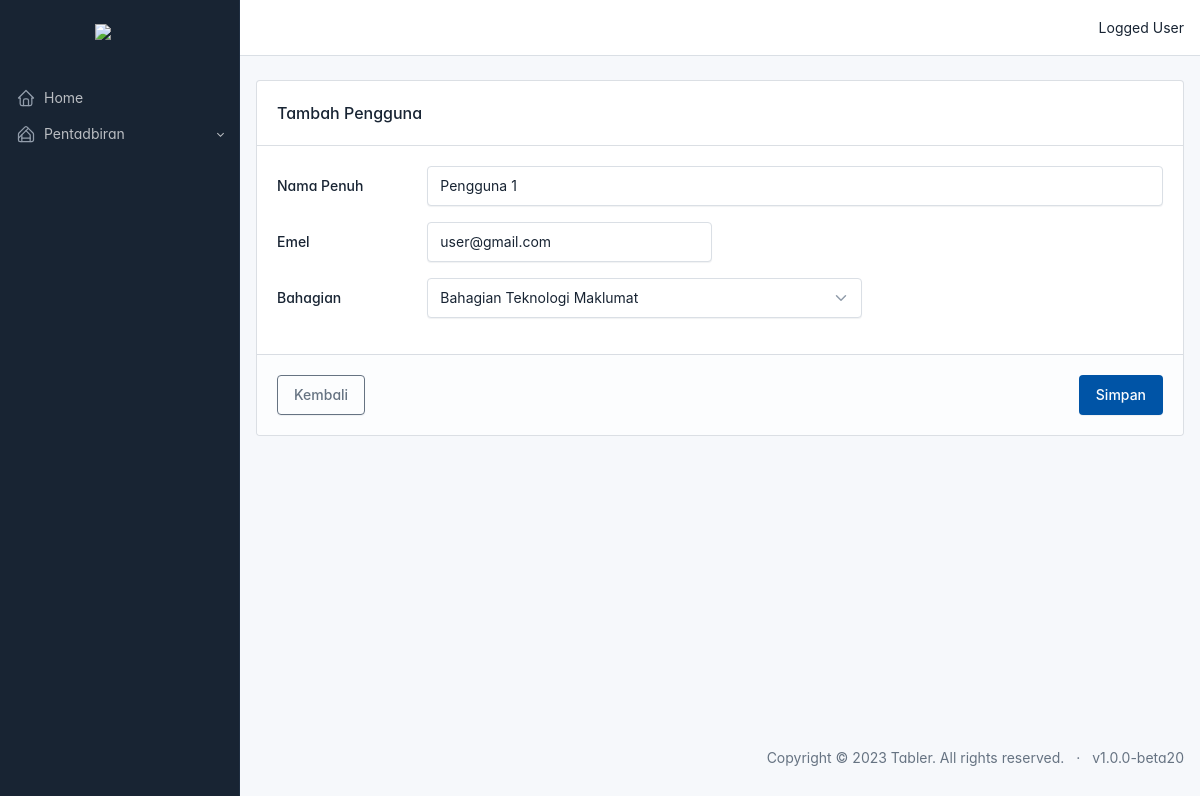
Page /pengguna/edit.php?id=1 on the committed database.
### tables this page shows
CREATE TABLE IF NOT EXISTS `users` (
  `id` int unsigned NOT NULL AUTO_INCREMENT,
  `name` varchar(255) NOT NULL,
  `email` varchar(255) NOT NULL,
  `password` varchar(255) DEFAULT NULL,
  `department_id` int DEFAULT NULL,
  `created_at` datetime NOT NULL DEFAULT CURRENT_TIMESTAMP,
  `updated_at` datetime NOT NULL DEFAULT CURRENT_TIMESTAMP ON UPDATE CURRENT_TIMESTAMP,
  PRIMARY KEY (`id`)
);

CREATE TABLE IF NOT EXISTS `departments` (
  `id` int unsigned NOT NULL AUTO_INCREMENT,
  `name` varchar(255) NOT NULL,
  `code` varchar(50) DEFAULT NULL,
  `created_at` datetime NOT NULL DEFAULT CURRENT_TIMESTAMP,
  `updated_at` datetime NOT NULL DEFAULT CURRENT_TIMESTAMP ON UPDATE CURRENT_TIMESTAMP,
  PRIMARY KEY (`id`)
);

### pengguna/edit.php (the view, shortened to what this page needs)
<?php
include dirname(__FILE__) . '/../db.php';
$moduleURL = $_SERVER['HTTP_HOST'] . '/' . basename(__DIR__);
$id = (int) $_GET['id'];
$stmt = $dbCon->prepare("SELECT * FROM users WHERE id = :id");
$stmt->bindParam(':id', $id);
$stmt->execute();
$data = $stmt->fetch(PDO::FETCH_ASSOC);
?>
<?php include dirname(__FILE__) . '/../layouts/header.php'; ?>
<div class="card">
    <div class="card-header">
        <h3 class="card-title">Tambah Pengguna</h3>
    </div>
    <form action="//<?php echo $moduleURL ?>/update.php?id=<?php echo $data['id'] ?>" method="POST">
        <div class="card-body">
            <div class="mb-3 row">
                <label class="col-form-label col-2">Nama Penuh</label>
                <div class="col">
                    <input type="text" name="name" class="form-control" value="<?php echo $data['name'] ?>">
                </div>
            </div>
            <div class="mb-3 row">
                <label class="col-form-label col-2">Emel</label>
                <div class="col-4">
                    <input type="email" name="email" class="form-control" value="<?php echo $data['email'] ?>">
                </div>
            </div>
            <div class="mb-3 row">
                <label class="col-form-label col-2">Bahagian</label>
                <div class="col-6">
                    <?php
                    $stmt = $dbCon->prepare("SELECT * FROM departments");
                    $stmt->execute();
                    ?>
                    <select class="form-select" name="department">
                        <?php
                        if ($stmt->rowCount() > 0):
                            $results = $stmt->fetchAll(PDO::FETCH_ASSOC);
                            foreach ($results as $dept): ?>
                                <option value="<?php echo $dept['id'] ?>"
                                <?php echo $data['department_id'] == $dept['id'] ? 'selected' : '' ?>>
                                    <?php echo $dept['name'] ?>
                                </option>
                            <?php endforeach; ?>
                        <?php endif; ?>
                    </select>
                </div>
            </div>
        </div>
        <div class="card-footer d-flex justify-content-between">
            <a href="//<?php echo $moduleURL ?>/index.php" class="btn btn-outline-secondary">Kembali</a>
            <button type="submit" class="btn btn-primary">Simpan</button>
        </div>
    </form>
</div>
<?php include dirname(__FILE__) . '/../layouts/footer.php'; ?>

### layouts/header.php (style rules this page uses)
:root { --tblr-font-sans-serif: 'Inter Var', -apple-system, BlinkMacSystemFont, San Francisco, Segoe UI, Roboto, Helvetica Neue, sans-serif; }
body { font-feature-settings: "cv03", "cv04", "cv11"; }

### rows in the picture
users: name "Pengguna 1", email "user@gmail.com", department "Bahagian Teknologi Maklumat"
